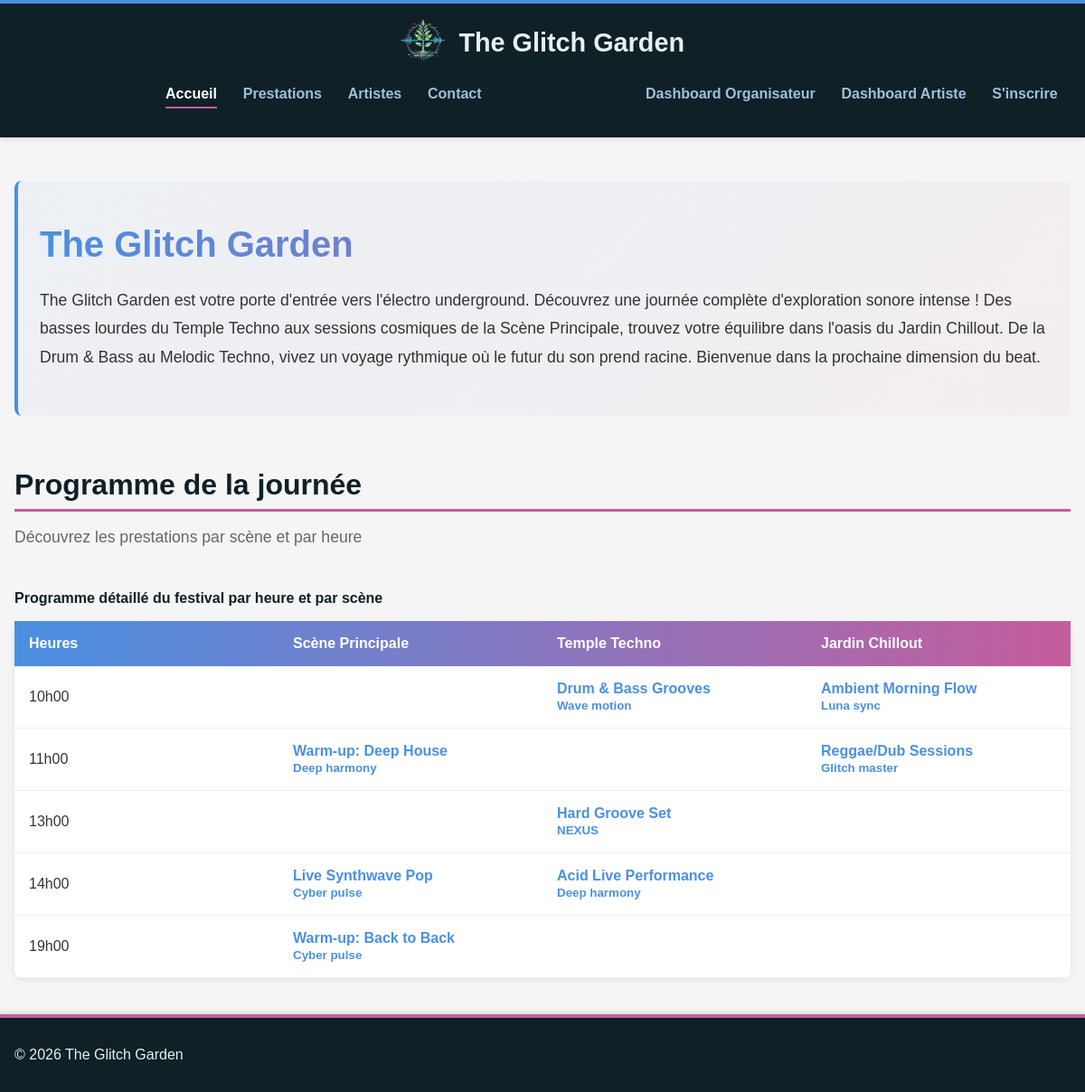
The page / on the database its author committed.
### tables this page shows
CREATE TABLE scenes (
    id    INT AUTO_INCREMENT PRIMARY KEY,
    nom   VARCHAR(255) NOT NULL
);

CREATE TABLE prestations (
    id           INT AUTO_INCREMENT PRIMARY KEY,
    titre        VARCHAR(255) NOT NULL,
    description  TEXT,
    image        VARCHAR(255),
    categorie_id INT NOT NULL,
    artiste_id   INT NOT NULL,
    FOREIGN KEY (categorie_id) REFERENCES categories(id),
    FOREIGN KEY (artiste_id)   REFERENCES utilisateurs(id)
);

CREATE TABLE utilisateurs (
    id               INT AUTO_INCREMENT PRIMARY KEY,
    nom              VARCHAR(255) NOT NULL,
    prenom           VARCHAR(255) NOT NULL,
    nom_artiste      VARCHAR(255),
    email            VARCHAR(255) NOT NULL UNIQUE,
    mot_de_passe     VARCHAR(255) NOT NULL,
    photo            VARCHAR(255),
    description      TEXT,
    est_organisateur BOOLEAN NOT NULL DEFAULT FALSE
);

### index.php (the view, shortened to what this page needs)
<?php
$programme = [];
$heures = [];
$scenes = ['Scène Principale', 'Temple Techno', 'Jardin Chillout'];
$erreur = '';
try {
    $pdo = Database::getPDO();
    $req = $pdo->prepare("
        SELECT
            TIME_FORMAT(pr.heure_debut, '%Hh%i') AS heure,
            s.nom                                AS scene,
            p.id                                 AS prestation_id,
            p.titre,
            u.nom_artiste                        AS artiste
        FROM programmation pr
        JOIN prestations p  ON p.id = pr.prestation_id
        JOIN scenes s       ON s.id = pr.scene_id
        JOIN utilisateurs u ON u.id = p.artiste_id
        ORDER BY pr.heure_debut ASC
    ");
    $req->execute();
    $rows = $req->fetchAll(PDO::FETCH_ASSOC);
    foreach ($rows as $row) {
        $heure = $row['heure'];
        $scene = $row['scene'];
        if (!in_array($heure, $heures)) {
            $heures[] = $heure;
        }
        $programme[$heure][$scene] = [
            'id'      => $row['prestation_id'],
            'titre'   => $row['titre'],
            'artiste' => $row['artiste']
        ];
    }
} catch (PDOException $e) {
    $erreur = "Erreur : " . $e->getMessage();
}
include 'app/view/header.php';
?>
<section class="hero-section">
    <h1 class="hero-title">The Glitch Garden</h1>
    <p class="hero-text">
        The Glitch Garden est votre porte d'entrée vers l'électro underground.
        Découvrez une journée complète d'exploration sonore intense ! Des basses lourdes du Temple Techno
        aux sessions cosmiques de la Scène Principale, trouvez votre équilibre dans l'oasis du Jardin Chillout.
        De la Drum &amp; Bass au Melodic Techno, vivez un voyage rythmique où le futur du son prend racine.
        Bienvenue dans la prochaine dimension du beat.
    </p>
</section>
<section class="program-section">
    <h2 class="section-title">Programme de la journée</h2>
    <p class="section-description">Découvrez les prestations par scène et par heure</p>
    <?php if ($erreur): ?>
        <div class="error-message"><p><?php echo $erreur; ?></p></div>
    <?php elseif (empty($heures)): ?>
        <p class="no-results">Aucune prestation programmée pour le moment.</p>
    <?php else: ?>
        <table class="program-table">
            <caption>Programme détaillé du festival par heure et par scène</caption>
            <thead>
                <tr>
                    <th>Heures</th>
                    <?php foreach ($scenes as $scene): ?>
                        <th><?php echo htmlspecialchars($scene); ?></th>
                    <?php endforeach; ?>
                </tr>
            </thead>
            <tbody>
                <?php foreach ($heures as $heure): ?>
                    <tr>
                        <td><?php echo htmlspecialchars($heure); ?></td>
                        <?php foreach ($scenes as $scene): ?>
                            <td>
                                <?php if (isset($programme[$heure][$scene])): ?>
                                    <a href="fiche-prestation.php?id=<?php echo $programme[$heure][$scene]['id']; ?>">
                                        <?php echo htmlspecialchars($programme[$heure][$scene]['titre']); ?>
                                        <br>
                                        <small><?php echo htmlspecialchars($programme[$heure][$scene]['artiste']); ?></small>
                                    </a>
                                <?php endif; ?>
                            </td>
                        <?php endforeach; ?>
                    </tr>
                <?php endforeach; ?>
            </tbody>
        </table>
    <?php endif; ?>
</section>
<?php include 'app/view/footer.php'; ?>

### assets/css/style.css (style rules this page uses)
:root { --color-primary: #4A90E2; --color-accent: #C55D9D; --color-dark: #0F2027; --color-light: #E8F0F2; --color-text: #333333; --color-text-light: #666666; --color-background: #F5F5F5; --color-white: #FFFFFF; --color-border: #EEEEEE; --color-border-light: rgba(74, 144, 226, 0.2); --color-bg-light: rgba(74, 144, 226, 0.05); --color-nav-link: #9EC0DB; --color-muted: #999999; --color-border-dark: #DDDDDD; --color-text-dark: #222222; --color-error: #E74C3C; }
*, *::before, *::after { box-sizing: border-box; }
body { background-color: var(--color-background); color: var(--color-text); font-family: Arial, sans-serif; font-size: 1rem; margin: 0; min-height: 100vh; display: flex; flex-direction: column; }
.page-title, .section-title { font-size: 2rem; font-weight: bold; color: var(--color-dark); margin-bottom: 0.5rem; border-bottom: 3px solid var(--color-accent); padding-bottom: 0.5rem; }
.page-description, .section-description { font-size: 1.1rem; color: var(--color-text-light); margin-bottom: 2rem; }
.hero-section { padding: 3rem 1.5rem; margin: 2rem 0; background: linear-gradient(135deg, rgba(74, 144, 226, 0.05) 0%, rgba(197, 93, 157, 0.05) 100%); border-left: 4px solid var(--color-primary); border-radius: 8px; }
.hero-title { font-size: 2.5rem; font-weight: bold; color: var(--color-dark); margin-top: 0; margin-bottom: 1.5rem; background: linear-gradient(90deg, var(--color-primary), var(--color-accent)); background-clip: text; -webkit-background-clip: text; -webkit-text-fill-color: transparent; }
.hero-text { font-size: 1.1rem; line-height: 1.8; color: var(--color-text); margin: 0; }
.program-table { width: 100%; border-collapse: collapse; margin: 1.5rem 0; background-color: var(--color-white); box-shadow: 0 2px 8px rgba(0, 0, 0, 0.08); border-radius: 8px; overflow: hidden; table-layout: fixed; }
.program-table caption { padding: 1rem 0; text-align: left; font-weight: bold; color: var(--color-dark); background-color: var(--color-background); }
.program-table thead { background: linear-gradient(90deg, var(--color-primary), var(--color-accent)); color: var(--color-white); }
.program-table thead th { padding: 1rem; text-align: left; font-weight: bold; }
.program-table tbody tr { border-bottom: 1px solid var(--color-border); transition: background-color 0.3s ease; }
.program-table tbody td { padding: 1rem; color: var(--color-text); }
.program-table tbody a { color: var(--color-primary); text-decoration: none; font-weight: 600; border-bottom: 2px solid transparent; transition: all 0.3s ease; }

### rows shown on the page
scenes: prestations.titre "Drum & Bass Grooves", utilisateurs.nom_artiste "Wave motion", prestations.titre "Hard Groove Set", utilisateurs.nom_artiste "NEXUS", prestations.titre "Acid Live Performance", utilisateurs.nom_artiste "Deep harmony"
scenes: prestations.titre "Ambient Morning Flow", utilisateurs.nom_artiste "Luna sync", prestations.titre "Reggae/Dub Sessions", utilisateurs.nom_artiste "Glitch master"
scenes: prestations.titre "Warm-up: Deep House", utilisateurs.nom_artiste "Deep harmony", prestations.titre "Live Synthwave Pop", utilisateurs.nom_artiste "Cyber pulse", prestations.titre "Warm-up: Back to Back"

### other values the page prints
$scene "Scène Principale"
$scene "Temple Techno"
$scene "Jardin Chillout"
$heure "10h00"
$heure "11h00"
$heure "13h00"
$heure "14h00"
$heure "19h00"
